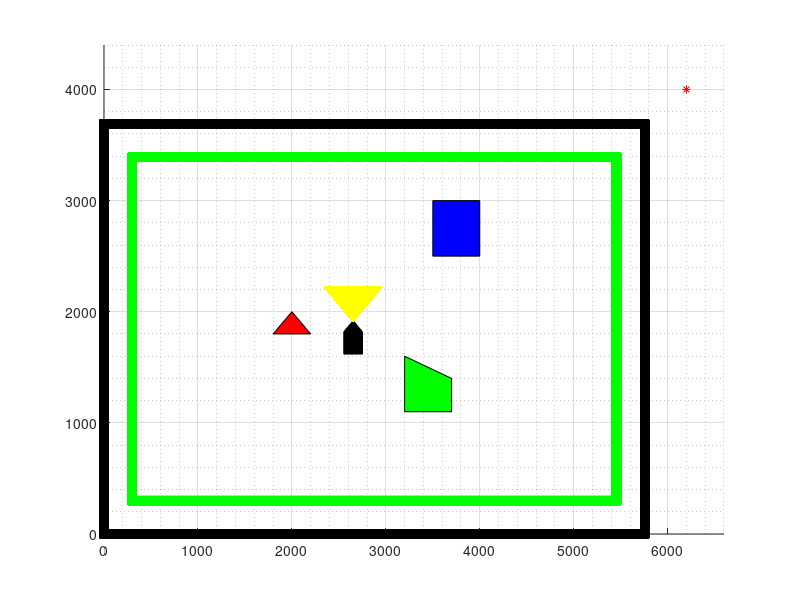

The MATLAB source for this figure:
% TODO 
% Obstacles of various shapes and sizes 
% Translate robot and vision matrix
% Scale robot
% Rotate robot and vision matrix
% Calculate collision 

% Clear workspace, clear plot, reinitialize random number generator 
clear;
clf('reset')
%rng('shuffle')

% User defined variables
xmax = 5756;
ymax = 3691;
offset = 300;
%%obstacle_count = 100;
vision_width = 300; % width = depth 
vision_depth = 300;

% Generate random start location, direction, and init robot vector 
xinitial = randi([2*offset, xmax-2*offset]);
yinitial = randi([2*offset, ymax-2*offset]);
% theta = randi([0, 3]);
% if theta == 0
% elseif theta == 1
%     theta = pi/2;
% elseif theta == 2
%     theta = pi;
% elseif theta == 3
%     theta = 3*pi/2;  
% end
xrobot = [xinitial, xinitial-100, xinitial-100, xinitial+100, xinitial+100];
yrobot = [yinitial+150, yinitial+50, yinitial-150, yinitial-150, yinitial+50];
g = hgtransform;

% Generate vision array 
partial(vision_depth, vision_width, 2, 2) = 0;
for r = 1:vision_depth
    for c = 1:vision_width
        partial(r,c,1,1) = -(vision_width-c);
        partial(r,c,2,1) = c-1;
        partial(r,c,1,2) = vision_depth-r;
        partial(r,c,2,2) = vision_depth-r;
    end
end

partial(:,:,:,1) = partial(:,:,:,1) + xinitial;
partial(:,:,:,2) = partial(:,:,:,2) + yinitial + 150;

partial(:,:,1,1) = triu(partial(:,:,1,1));
partial(:,:,1,2) = triu(partial(:,:,1,2));
partial(:,:,2,1) = flipud(tril(partial(:,:,2,1)));
partial(:,:,2,2) = fliplr(triu(partial(:,:,2,2)));

vision(vision_depth, vision_width*2, 2) = 0;
vision(:,:,1) = horzcat(partial(:,:,1,1), partial(:,:,2,1));
vision(:,:,2) = horzcat(partial(:,:,1,2), partial(:,:,2,2));
vision(vision == 0) = NaN;

% Generate random x, y coordiantes 
% xobj = 1:obstacle_count;
% yobj = 1:obstacle_count;
% for i = 1:obstacle_count
%     xobj(i) = randi([0,xmax]);
%     yobj(i) = randi([0,ymax]);
% end

% Generate virtual limit coordinates
xmax_new = xmax-offset;
ymax_new = ymax-offset;
xlimit = 1:((xmax_new+ymax_new)*2-4*offset);
ylimit = 1:((xmax_new+ymax_new)*2-4*offset);
for i = 1:(xmax_new-offset) %complete bottom
    xlimit(i) = i+offset;
    ylimit(i) = offset;
end
for i = (xmax_new-offset+1):(xmax_new+ymax_new-2*offset) %complete bottom, right 
    xlimit(i) = xmax_new;
    ylimit(i) = offset+(i-(xmax_new-offset));
end
for i = (xmax_new+ymax_new-2*offset+1):(2*xmax_new+ymax_new-3*offset) %complete bottom, right, top
    xlimit(i) = xmax_new-(i-(xmax_new+ymax_new))-2*offset;
    ylimit(i) = ymax_new;
end
for i = (2*xmax_new+ymax_new-3*offset+1):(2*(xmax_new+ymax_new)-4*offset) %complete bottom, right, top, left 
    xlimit(i) = offset;
    ylimit(i) = ymax_new-(i-(2*xmax_new+ymax_new)+3*offset);
end

% Generate field wall coordinates
xwall = 2:((xmax+ymax)*2);
ywall = 2:((xmax+ymax)*2);
for i = 1:xmax %complete bottom
    xwall(i) = i-1;
    ywall(i) = 0;
end
for i = (xmax+1):(xmax+ymax) %complete bottom, right 
    xwall(i) = xmax;
    ywall(i) = i-xmax-1;
end
for i = (xmax+ymax+1):(2*xmax+ymax) %complete bottom, right, top
    xwall(i) = xmax-(i-(xmax+ymax));
    ywall(i) = ymax;
end
for i = (2*xmax+ymax+1):(2*(xmax+ymax)-1) %complete bottom, right, top, left 
    xwall(i) = 0;
    ywall(i) = ymax-(i+1-(2*xmax+ymax));
end

% Detect objects
obj_detected = 1;

% Visualize data 
hold on
grid on
grid minor
xlim([0 6600])
ylim([0 4400])
patch('XData',xrobot,'YData',yrobot,'FaceColor','black','Parent',g)
plot(vision(:,:,1), vision(:,:,2), 'y.-');
%plot(xobj, yobj, 'bs');
plot(xlimit, ylimit, 'gs-');
plot(xwall, ywall, 'ks-');
if obj_detected == 1
    plot(6200, 4000, 'r*')
else
    plot(6200, 4000, 'g*')
end

%generate arbitrary obstacles
smallObjInitialX = 2000; 
smallObjInitialY = 2000;
smallObjX = [smallObjInitialX (smallObjInitialX - 200) (smallObjInitialX+200)];
smallObjY = [smallObjInitialY (smallObjInitialY - 200) (smallObjInitialY-200) ];

patch('XData',smallObjX,'YData',smallObjY,'FaceColor','red','Parent',g);

medObjInitialX = 3500;
medObjInitialY = 2500;
medObjX = [ medObjInitialX (medObjInitialX+500) (medObjInitialX + 500) medObjInitialX ];
medObjY = [ medObjInitialY medObjInitialY (medObjInitialY+500) (medObjInitialY+500) ];

patch('XData',medObjX,'YData',medObjY,'FaceColor','blue','Parent',g);

largeObjInitialX = 3200;
largeObjInitialY = 1600;
largeObjX = [largeObjInitialX (largeObjInitialX+500) (largeObjInitialX+500) largeObjInitialX   ];
largeObjY = [largeObjInitialY (largeObjInitialY-200) (largeObjInitialY-500) (largeObjInitialY-500)   ];
patch('XData',largeObjX,'YData',largeObjY,'FaceColor','green','Parent',g);

hold off